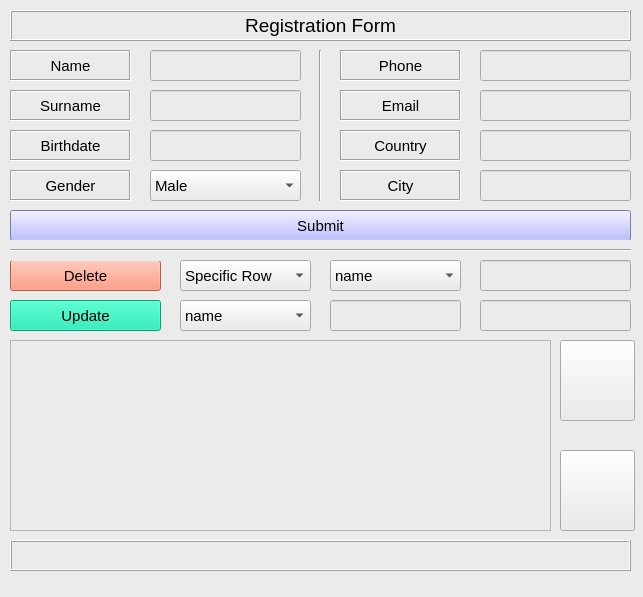
<?xml version="1.0" encoding="UTF-8"?>
<ui version="4.0">
 <class>UserBook</class>
 <widget class="QMainWindow" name="UserBook">
  <property name="geometry">
   <rect>
    <x>0</x>
    <y>0</y>
    <width>643</width>
    <height>597</height>
   </rect>
  </property>
  <property name="windowTitle">
   <string>MainWindow</string>
  </property>
  <property name="styleSheet">
   <string notr="true">background-color: rgb(235, 235, 235);</string>
  </property>
  <widget class="QWidget" name="centralwidget">
   <widget class="QLabel" name="hello_label">
    <property name="geometry">
     <rect>
      <x>10</x>
      <y>10</y>
      <width>621</width>
      <height>31</height>
     </rect>
    </property>
    <property name="font">
     <font>
      <pointsize>14</pointsize>
     </font>
    </property>
    <property name="frameShape">
     <enum>QFrame::Box</enum>
    </property>
    <property name="frameShadow">
     <enum>QFrame::Raised</enum>
    </property>
    <property name="text">
     <string>Registration Form</string>
    </property>
    <property name="alignment">
     <set>Qt::AlignCenter</set>
    </property>
   </widget>
   <widget class="QTableWidget" name="table_widget">
    <property name="geometry">
     <rect>
      <x>10</x>
      <y>340</y>
      <width>541</width>
      <height>191</height>
     </rect>
    </property>
   </widget>
   <widget class="QPushButton" name="show_button">
    <property name="geometry">
     <rect>
      <x>560</x>
      <y>340</y>
      <width>75</width>
      <height>81</height>
     </rect>
    </property>
    <property name="font">
     <font>
      <pointsize>11</pointsize>
     </font>
    </property>
    <property name="text">
     <string/>
    </property>
    <property name="icon">
     <iconset>
      <normaloff>see.jpg</normaloff>see.jpg</iconset>
    </property>
    <property name="iconSize">
     <size>
      <width>72</width>
      <height>72</height>
     </size>
    </property>
   </widget>
   <widget class="QPushButton" name="close_button">
    <property name="geometry">
     <rect>
      <x>560</x>
      <y>450</y>
      <width>75</width>
      <height>81</height>
     </rect>
    </property>
    <property name="font">
     <font>
      <pointsize>11</pointsize>
     </font>
    </property>
    <property name="text">
     <string/>
    </property>
    <property name="icon">
     <iconset>
      <normaloff>end.jpg</normaloff>end.jpg</iconset>
    </property>
    <property name="iconSize">
     <size>
      <width>75</width>
      <height>75</height>
     </size>
    </property>
   </widget>
   <widget class="QLabel" name="name_label">
    <property name="geometry">
     <rect>
      <x>10</x>
      <y>50</y>
      <width>121</width>
      <height>31</height>
     </rect>
    </property>
    <property name="font">
     <font>
      <pointsize>11</pointsize>
     </font>
    </property>
    <property name="frameShape">
     <enum>QFrame::Box</enum>
    </property>
    <property name="frameShadow">
     <enum>QFrame::Sunken</enum>
    </property>
    <property name="text">
     <string>Name</string>
    </property>
    <property name="alignment">
     <set>Qt::AlignCenter</set>
    </property>
   </widget>
   <widget class="QLabel" name="surname_label">
    <property name="geometry">
     <rect>
      <x>10</x>
      <y>90</y>
      <width>121</width>
      <height>31</height>
     </rect>
    </property>
    <property name="font">
     <font>
      <pointsize>11</pointsize>
     </font>
    </property>
    <property name="frameShape">
     <enum>QFrame::Box</enum>
    </property>
    <property name="frameShadow">
     <enum>QFrame::Sunken</enum>
    </property>
    <property name="text">
     <string>Surname</string>
    </property>
    <property name="alignment">
     <set>Qt::AlignCenter</set>
    </property>
   </widget>
   <widget class="QLabel" name="birth_label">
    <property name="geometry">
     <rect>
      <x>10</x>
      <y>130</y>
      <width>121</width>
      <height>31</height>
     </rect>
    </property>
    <property name="font">
     <font>
      <pointsize>11</pointsize>
     </font>
    </property>
    <property name="frameShape">
     <enum>QFrame::Box</enum>
    </property>
    <property name="frameShadow">
     <enum>QFrame::Sunken</enum>
    </property>
    <property name="text">
     <string>Birthdate</string>
    </property>
    <property name="alignment">
     <set>Qt::AlignCenter</set>
    </property>
   </widget>
   <widget class="QLabel" name="gender_label">
    <property name="geometry">
     <rect>
      <x>10</x>
      <y>170</y>
      <width>121</width>
      <height>31</height>
     </rect>
    </property>
    <property name="font">
     <font>
      <pointsize>11</pointsize>
     </font>
    </property>
    <property name="frameShape">
     <enum>QFrame::Box</enum>
    </property>
    <property name="frameShadow">
     <enum>QFrame::Sunken</enum>
    </property>
    <property name="text">
     <string>Gender</string>
    </property>
    <property name="alignment">
     <set>Qt::AlignCenter</set>
    </property>
   </widget>
   <widget class="QLabel" name="country_label">
    <property name="geometry">
     <rect>
      <x>340</x>
      <y>130</y>
      <width>121</width>
      <height>31</height>
     </rect>
    </property>
    <property name="font">
     <font>
      <pointsize>11</pointsize>
     </font>
    </property>
    <property name="frameShape">
     <enum>QFrame::Box</enum>
    </property>
    <property name="frameShadow">
     <enum>QFrame::Sunken</enum>
    </property>
    <property name="text">
     <string>Country</string>
    </property>
    <property name="alignment">
     <set>Qt::AlignCenter</set>
    </property>
   </widget>
   <widget class="QLabel" name="city_label">
    <property name="geometry">
     <rect>
      <x>340</x>
      <y>170</y>
      <width>121</width>
      <height>31</height>
     </rect>
    </property>
    <property name="font">
     <font>
      <pointsize>11</pointsize>
     </font>
    </property>
    <property name="frameShape">
     <enum>QFrame::Box</enum>
    </property>
    <property name="frameShadow">
     <enum>QFrame::Sunken</enum>
    </property>
    <property name="text">
     <string>City</string>
    </property>
    <property name="alignment">
     <set>Qt::AlignCenter</set>
    </property>
   </widget>
   <widget class="QLabel" name="phone_label">
    <property name="geometry">
     <rect>
      <x>340</x>
      <y>50</y>
      <width>121</width>
      <height>31</height>
     </rect>
    </property>
    <property name="font">
     <font>
      <pointsize>11</pointsize>
     </font>
    </property>
    <property name="frameShape">
     <enum>QFrame::Box</enum>
    </property>
    <property name="frameShadow">
     <enum>QFrame::Sunken</enum>
    </property>
    <property name="text">
     <string>Phone</string>
    </property>
    <property name="alignment">
     <set>Qt::AlignCenter</set>
    </property>
   </widget>
   <widget class="QLabel" name="mail_label">
    <property name="geometry">
     <rect>
      <x>340</x>
      <y>90</y>
      <width>121</width>
      <height>31</height>
     </rect>
    </property>
    <property name="font">
     <font>
      <pointsize>11</pointsize>
     </font>
    </property>
    <property name="frameShape">
     <enum>QFrame::Box</enum>
    </property>
    <property name="frameShadow">
     <enum>QFrame::Sunken</enum>
    </property>
    <property name="text">
     <string>Email</string>
    </property>
    <property name="alignment">
     <set>Qt::AlignCenter</set>
    </property>
   </widget>
   <widget class="QPushButton" name="submit_button">
    <property name="geometry">
     <rect>
      <x>10</x>
      <y>210</y>
      <width>621</width>
      <height>31</height>
     </rect>
    </property>
    <property name="font">
     <font>
      <pointsize>11</pointsize>
     </font>
    </property>
    <property name="styleSheet">
     <string notr="true">background-color: rgb(170, 170, 255);</string>
    </property>
    <property name="text">
     <string>Submit</string>
    </property>
   </widget>
   <widget class="Line" name="line_1">
    <property name="geometry">
     <rect>
      <x>310</x>
      <y>50</y>
      <width>20</width>
      <height>151</height>
     </rect>
    </property>
    <property name="orientation">
     <enum>Qt::Vertical</enum>
    </property>
   </widget>
   <widget class="QLineEdit" name="name_line">
    <property name="geometry">
     <rect>
      <x>150</x>
      <y>50</y>
      <width>151</width>
      <height>31</height>
     </rect>
    </property>
    <property name="font">
     <font>
      <pointsize>11</pointsize>
     </font>
    </property>
    <property name="alignment">
     <set>Qt::AlignCenter</set>
    </property>
   </widget>
   <widget class="QLineEdit" name="surname_line">
    <property name="geometry">
     <rect>
      <x>150</x>
      <y>90</y>
      <width>151</width>
      <height>31</height>
     </rect>
    </property>
    <property name="font">
     <font>
      <pointsize>11</pointsize>
     </font>
    </property>
    <property name="alignment">
     <set>Qt::AlignCenter</set>
    </property>
   </widget>
   <widget class="QLineEdit" name="birth_line">
    <property name="geometry">
     <rect>
      <x>150</x>
      <y>130</y>
      <width>151</width>
      <height>31</height>
     </rect>
    </property>
    <property name="font">
     <font>
      <pointsize>11</pointsize>
     </font>
    </property>
    <property name="alignment">
     <set>Qt::AlignCenter</set>
    </property>
   </widget>
   <widget class="QLineEdit" name="phone_line">
    <property name="geometry">
     <rect>
      <x>480</x>
      <y>50</y>
      <width>151</width>
      <height>31</height>
     </rect>
    </property>
    <property name="font">
     <font>
      <pointsize>11</pointsize>
     </font>
    </property>
    <property name="alignment">
     <set>Qt::AlignCenter</set>
    </property>
   </widget>
   <widget class="QLineEdit" name="mail_line">
    <property name="geometry">
     <rect>
      <x>480</x>
      <y>90</y>
      <width>151</width>
      <height>31</height>
     </rect>
    </property>
    <property name="font">
     <font>
      <pointsize>11</pointsize>
     </font>
    </property>
    <property name="alignment">
     <set>Qt::AlignCenter</set>
    </property>
   </widget>
   <widget class="QLineEdit" name="country_line">
    <property name="geometry">
     <rect>
      <x>480</x>
      <y>130</y>
      <width>151</width>
      <height>31</height>
     </rect>
    </property>
    <property name="font">
     <font>
      <pointsize>11</pointsize>
     </font>
    </property>
    <property name="alignment">
     <set>Qt::AlignCenter</set>
    </property>
   </widget>
   <widget class="QLineEdit" name="city_line">
    <property name="geometry">
     <rect>
      <x>480</x>
      <y>170</y>
      <width>151</width>
      <height>31</height>
     </rect>
    </property>
    <property name="font">
     <font>
      <pointsize>11</pointsize>
     </font>
    </property>
    <property name="alignment">
     <set>Qt::AlignCenter</set>
    </property>
   </widget>
   <widget class="QComboBox" name="box_1">
    <property name="geometry">
     <rect>
      <x>150</x>
      <y>170</y>
      <width>151</width>
      <height>31</height>
     </rect>
    </property>
    <property name="font">
     <font>
      <pointsize>11</pointsize>
     </font>
    </property>
    <item>
     <property name="text">
      <string>Male</string>
     </property>
    </item>
    <item>
     <property name="text">
      <string>Female</string>
     </property>
    </item>
   </widget>
   <widget class="QPushButton" name="delete_button">
    <property name="geometry">
     <rect>
      <x>10</x>
      <y>260</y>
      <width>151</width>
      <height>31</height>
     </rect>
    </property>
    <property name="font">
     <font>
      <pointsize>11</pointsize>
     </font>
    </property>
    <property name="styleSheet">
     <string notr="true">background-color: rgb(255, 129, 97);</string>
    </property>
    <property name="text">
     <string>Delete</string>
    </property>
   </widget>
   <widget class="Line" name="line_2">
    <property name="geometry">
     <rect>
      <x>10</x>
      <y>240</y>
      <width>621</width>
      <height>21</height>
     </rect>
    </property>
    <property name="orientation">
     <enum>Qt::Horizontal</enum>
    </property>
   </widget>
   <widget class="QComboBox" name="box_2">
    <property name="geometry">
     <rect>
      <x>180</x>
      <y>260</y>
      <width>131</width>
      <height>31</height>
     </rect>
    </property>
    <property name="font">
     <font>
      <pointsize>11</pointsize>
     </font>
    </property>
    <item>
     <property name="text">
      <string>Specific Row</string>
     </property>
    </item>
    <item>
     <property name="text">
      <string>All Rows</string>
     </property>
    </item>
   </widget>
   <widget class="QLineEdit" name="value_line">
    <property name="geometry">
     <rect>
      <x>480</x>
      <y>260</y>
      <width>151</width>
      <height>31</height>
     </rect>
    </property>
    <property name="font">
     <font>
      <pointsize>11</pointsize>
     </font>
    </property>
    <property name="alignment">
     <set>Qt::AlignCenter</set>
    </property>
   </widget>
   <widget class="QComboBox" name="box_3">
    <property name="geometry">
     <rect>
      <x>330</x>
      <y>260</y>
      <width>131</width>
      <height>31</height>
     </rect>
    </property>
    <property name="font">
     <font>
      <pointsize>11</pointsize>
     </font>
    </property>
    <item>
     <property name="text">
      <string>name</string>
     </property>
    </item>
    <item>
     <property name="text">
      <string>surname</string>
     </property>
    </item>
    <item>
     <property name="text">
      <string>birthdate</string>
     </property>
    </item>
    <item>
     <property name="text">
      <string>gender</string>
     </property>
    </item>
    <item>
     <property name="text">
      <string>phone</string>
     </property>
    </item>
    <item>
     <property name="text">
      <string>email</string>
     </property>
    </item>
    <item>
     <property name="text">
      <string>country</string>
     </property>
    </item>
    <item>
     <property name="text">
      <string>city</string>
     </property>
    </item>
   </widget>
   <widget class="QLabel" name="answer_label">
    <property name="geometry">
     <rect>
      <x>10</x>
      <y>540</y>
      <width>621</width>
      <height>31</height>
     </rect>
    </property>
    <property name="font">
     <font>
      <pointsize>12</pointsize>
     </font>
    </property>
    <property name="frameShape">
     <enum>QFrame::Box</enum>
    </property>
    <property name="frameShadow">
     <enum>QFrame::Raised</enum>
    </property>
    <property name="text">
     <string/>
    </property>
    <property name="alignment">
     <set>Qt::AlignCenter</set>
    </property>
    <property name="wordWrap">
     <bool>true</bool>
    </property>
   </widget>
   <widget class="QPushButton" name="update_button">
    <property name="geometry">
     <rect>
      <x>10</x>
      <y>300</y>
      <width>151</width>
      <height>31</height>
     </rect>
    </property>
    <property name="font">
     <font>
      <pointsize>11</pointsize>
     </font>
    </property>
    <property name="styleSheet">
     <string notr="true">background-color: rgb(0, 227, 167);</string>
    </property>
    <property name="text">
     <string>Update</string>
    </property>
   </widget>
   <widget class="QComboBox" name="box_4">
    <property name="geometry">
     <rect>
      <x>180</x>
      <y>300</y>
      <width>131</width>
      <height>31</height>
     </rect>
    </property>
    <property name="font">
     <font>
      <pointsize>11</pointsize>
     </font>
    </property>
    <item>
     <property name="text">
      <string>name</string>
     </property>
    </item>
    <item>
     <property name="text">
      <string>surname</string>
     </property>
    </item>
    <item>
     <property name="text">
      <string>birthdate</string>
     </property>
    </item>
    <item>
     <property name="text">
      <string>gender</string>
     </property>
    </item>
    <item>
     <property name="text">
      <string>phone</string>
     </property>
    </item>
    <item>
     <property name="text">
      <string>email</string>
     </property>
    </item>
    <item>
     <property name="text">
      <string>country</string>
     </property>
    </item>
    <item>
     <property name="text">
      <string>city</string>
     </property>
    </item>
   </widget>
   <widget class="QLineEdit" name="update_line">
    <property name="geometry">
     <rect>
      <x>480</x>
      <y>300</y>
      <width>151</width>
      <height>31</height>
     </rect>
    </property>
    <property name="font">
     <font>
      <pointsize>11</pointsize>
     </font>
    </property>
    <property name="alignment">
     <set>Qt::AlignCenter</set>
    </property>
   </widget>
   <widget class="QLineEdit" name="old_line">
    <property name="geometry">
     <rect>
      <x>330</x>
      <y>300</y>
      <width>131</width>
      <height>31</height>
     </rect>
    </property>
    <property name="font">
     <font>
      <pointsize>11</pointsize>
     </font>
    </property>
    <property name="alignment">
     <set>Qt::AlignCenter</set>
    </property>
   </widget>
  </widget>
  <widget class="QStatusBar" name="statusbar"/>
 </widget>
 <resources/>
 <connections/>
</ui>
